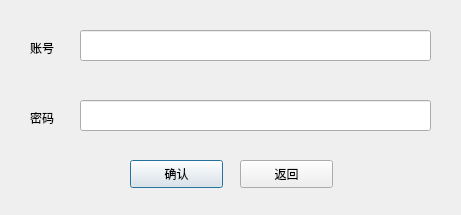
<?xml version="1.0" encoding="UTF-8"?>
<ui version="4.0">
 <class>login</class>
 <widget class="QDialog" name="login">
  <property name="geometry">
   <rect>
    <x>0</x>
    <y>0</y>
    <width>461</width>
    <height>215</height>
   </rect>
  </property>
  <property name="sizePolicy">
   <sizepolicy hsizetype="Fixed" vsizetype="Fixed">
    <horstretch>0</horstretch>
    <verstretch>0</verstretch>
   </sizepolicy>
  </property>
  <property name="windowTitle">
   <string>登录</string>
  </property>
  <widget class="QLineEdit" name="login_accountInput">
   <property name="geometry">
    <rect>
     <x>80</x>
     <y>30</y>
     <width>351</width>
     <height>31</height>
    </rect>
   </property>
   <property name="maximumSize">
    <size>
     <width>16777211</width>
     <height>16777215</height>
    </size>
   </property>
   <property name="inputMask">
    <string/>
   </property>
  </widget>
  <widget class="QLineEdit" name="login_passwdInput">
   <property name="geometry">
    <rect>
     <x>80</x>
     <y>100</y>
     <width>351</width>
     <height>31</height>
    </rect>
   </property>
   <property name="echoMode">
    <enum>QLineEdit::Password</enum>
   </property>
   <property name="cursorMoveStyle">
    <enum>Qt::LogicalMoveStyle</enum>
   </property>
   <property name="clearButtonEnabled">
    <bool>false</bool>
   </property>
  </widget>
  <widget class="QLabel" name="login_accountLabel">
   <property name="geometry">
    <rect>
     <x>30</x>
     <y>40</y>
     <width>31</width>
     <height>16</height>
    </rect>
   </property>
   <property name="text">
    <string>账号</string>
   </property>
  </widget>
  <widget class="QLabel" name="login_passwdLabel">
   <property name="geometry">
    <rect>
     <x>30</x>
     <y>110</y>
     <width>31</width>
     <height>16</height>
    </rect>
   </property>
   <property name="text">
    <string>密码</string>
   </property>
  </widget>
  <widget class="QPushButton" name="login_okButton">
   <property name="geometry">
    <rect>
     <x>130</x>
     <y>160</y>
     <width>93</width>
     <height>28</height>
    </rect>
   </property>
   <property name="text">
    <string>确认</string>
   </property>
  </widget>
  <widget class="QPushButton" name="login_backButton">
   <property name="geometry">
    <rect>
     <x>240</x>
     <y>160</y>
     <width>93</width>
     <height>28</height>
    </rect>
   </property>
   <property name="text">
    <string>返回</string>
   </property>
  </widget>
  <widget class="QLabel" name="login_accountStateLabel">
   <property name="geometry">
    <rect>
     <x>80</x>
     <y>70</y>
     <width>351</width>
     <height>16</height>
    </rect>
   </property>
   <property name="font">
    <font>
     <family>Microsoft YaHei UI</family>
     <weight>75</weight>
     <bold>true</bold>
    </font>
   </property>
   <property name="text">
    <string/>
   </property>
  </widget>
 </widget>
 <resources/>
 <connections/>
</ui>
